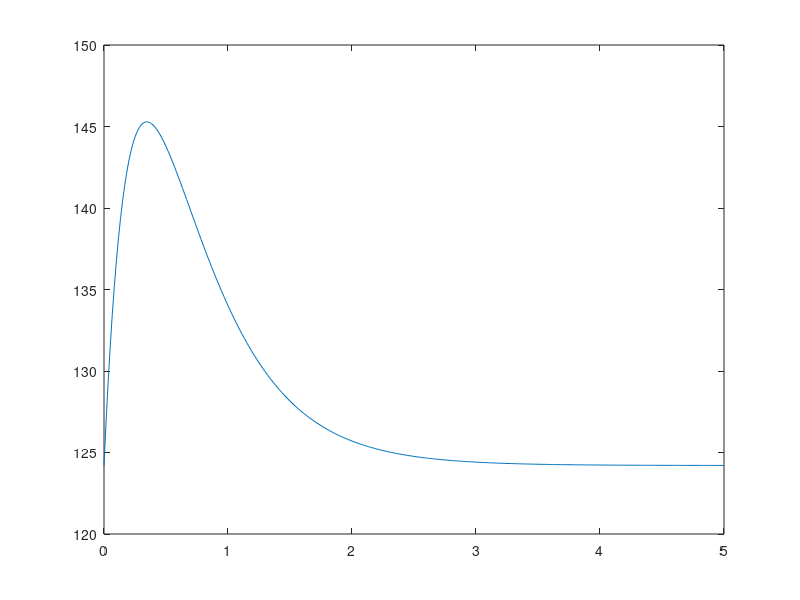
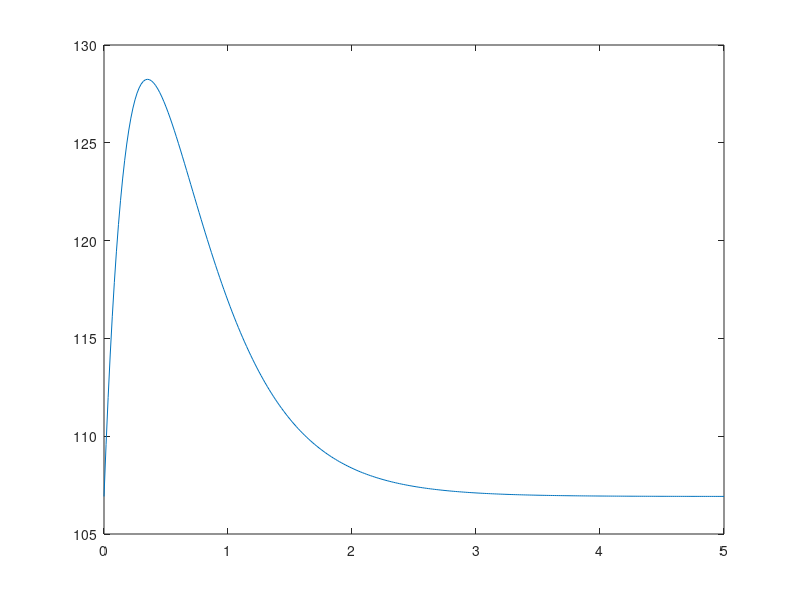
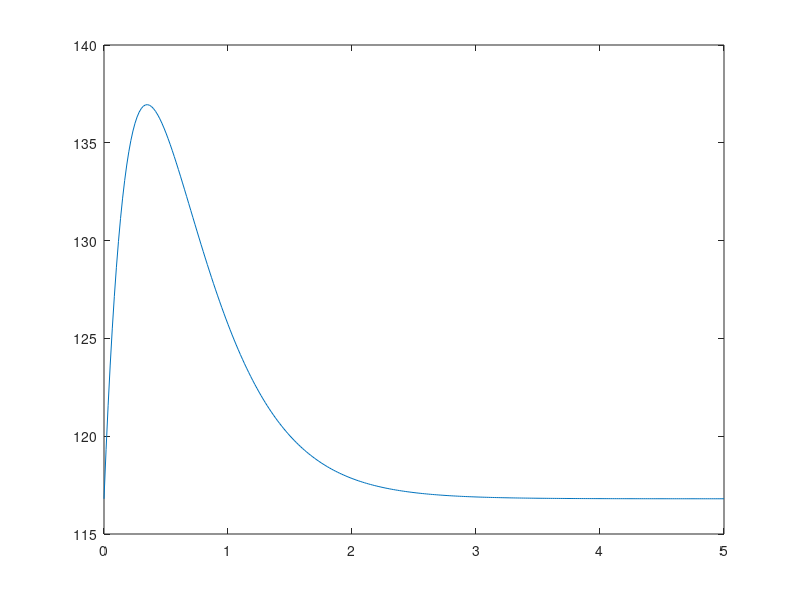
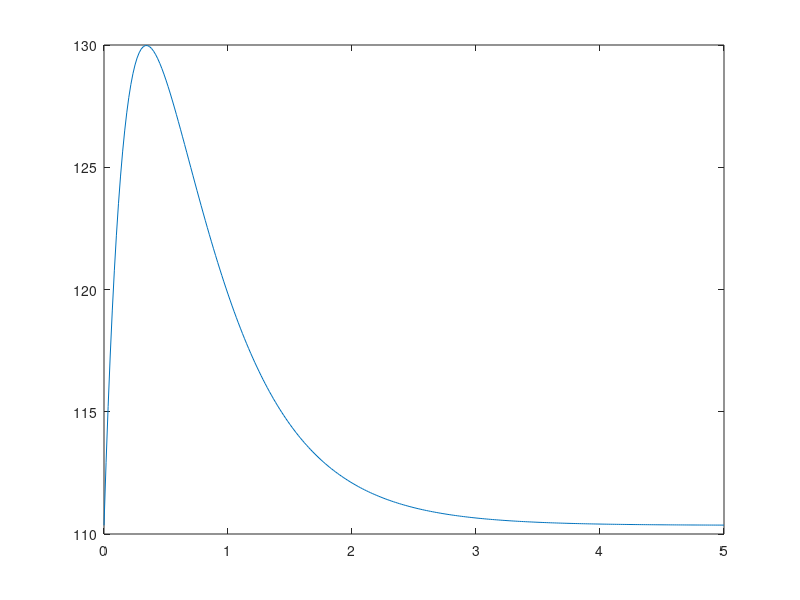

Write MATLAB code to recreate these figures, in order.
[id_paz,A,a,b,valore_basale]=textread('parglucosio_ospedale_1.txt', ' %d %f %f %f %f', 'delimiter', '\t');
t=[0:1/60:5];
v_max=zeros(50,1);
t_max=zeros(50,1);
intolleranza=zeros(50,1);
area=zeros(50,1);
BGP=zeros(50,length(t));
BGP_norm=zeros(50,301);
t_norm=zeros(50,1);
ind_norm=zeros(50,1);



for i=1:length(id_paz)
    %calcolo della curva glicemica per ogni paziente
        BGP(i,:)=A(i).*(exp(-a(i).*t)-exp(-b(i).*t));
        BGP_TOT(i,:)= BGP(i,:) + valore_basale(i);
    %grafico le curve di concentrazione
         figure(i), plot(t, BGP_TOT(i,:));  
     %valore massimo e tempo al quale questo viene misurato
        [v_max(i),ind_max(i)]= max(BGP_TOT(i,:));
        t_max(i)= t(ind_max(i));
      %calcolo delle aree sottese alla curva  
        fun=@(t,c) A(i).*(exp(-a(i).*t)-exp(-b(i).*t))+ valore_basale(i);
        area(i)= integral(@(t)fun(t,valore_basale(i)),0,5);
      %pazienti che hanno intolleranza al glucosio
    if(valore_basale(i) >= 110 || (v_max(i)) >= 250)
        intolleranza(i)= 1;
    else
        intolleranza(i)=0;
    end
end
%tempo in cui la curva ritorna al di sotto dello scarto positivo del 5%
%
%calcolo scarto positivo
scarto_positivo = valore_basale + ((valore_basale).*(5/100));
%creo una matrice che contiene solo i valori al di sotto dello scarto,
%altrimenti zero 
for i=1:length(id_paz)
   for j=1:301
    if (BGP_TOT(i,j) < scarto_positivo(i))
       BGP_norm(i,j)=BGP_TOT(i,j);
    else 
        BGP_norm(i,j)=0;
    end
   end
end
  % nella nuova matrice trovo per ogni riga l'indice del valore maggiore e
  % da questo ne ricavo il tempo 
    for i=1:length(id_paz)
     ind_norm(i)=find(BGP_norm(i,:)== max(BGP_norm(i,:)));
     ind_norm(15)= 83;
     t_norm(i)= t(ind_norm(i));
     end

%scrivo file json
s.paziente(i).id_paz=id_paz(i);
s.paziente(i).area=area(i);
s.paziente(i).v_max= v_max(i);
s.paziente(i).t_max=t_max(i);
s.paziente(i).t_norm=t_norm(i);
s.paziente(i).intolleranza=intolleranza(i);

glucosio_ospedale_4=jsonencode(s)

    
    
